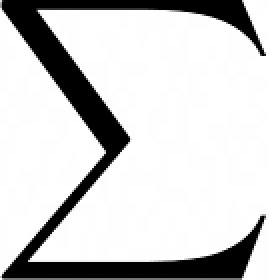
#> input picture Resources/sum.png, 134 x 140 px (shown 2 times larger)
$ python PIL_Sandbox.py
#> lines starting #> are read from the running program, lines starting #| are printed output that depends on the picture
### Handlers/TextDrawHandler.py
from PIL import Image, ImageDraw, ImageFont

import Parsing.Tex.TexExpressionTreeGenerator as gen
from Handlers.TextComponent import TextComponent


class TexDrawHandler:
    def __init__(self, input_string):
        self.input_string = input_string
        self._components = []
        self.offset = (0,0)
        self.texts = []
        self.images = []
        self.shapes = []

        generator = gen.TexExpressionTreeGenerator()
        self.tree = generator.generate_expression_from_input(input_string)
        self.tree.set_scale()
        self.tree.initialize()

    def add_component_text(self, component):
        self._components.append(component)
        self.texts.append(component)

    def add_component_image(self, component):
        self._components.append(component)
        self.images.append(component)

    def add_component_shape(self, component):
        self._components.append(component)
        self.shapes.append(component)

    @property
    def get_current_offset(self):
        return self.offset

    def set_offset(self, x, y):
        self.offset = (x, y)

    # [26 lines left out: function draw, not called in this run]

### Parsing/Tex/TexExpressionTreeGenerator.py
import Parsing.Tex.TexScan as s
import Parsing.Tex.TexParser as p
import Math.Expr as exp
import Math.Fraction as frac
import Math.Power as pow
import Math.Sub as sub
import Math.Sum as sum
import Math.Text as txt
import Math.Word as word
import Math.Infinity as infty
import Math.Paren as paren

class TexExpressionTreeGenerator:
    def __init__(self):
        pass

    # [5 lines left out: function collapse, not called in this run]

    def generate_expression_from_input(self, input_string):
        tokens = s.TexScan().scan(input_string)
        parsed_tree = p.TexParser().parse(tokens)
        return self.generate_expression_tree(parsed_tree[0])

    # [88 lines left out: function generate_expression_tree, not called in this run]

### Tests/PIL_Sandbox.py
from PIL import Image, ImageDraw, ImageFont
from Handlers.TextDrawHandler import *
from Parsing.Tex.TexExpressionTreeGenerator import *

image = Image.new('RGBA', (1440, 900), (255, 0, 0, 0))

sum = Image.open("../Resources/sum.png").convert('RGBA')
#> sum is the input picture: PIL image 134x140 RGBA; mean R, G, B, A 0, 0, 0, 50.1
image.paste(sum, (0, 0))
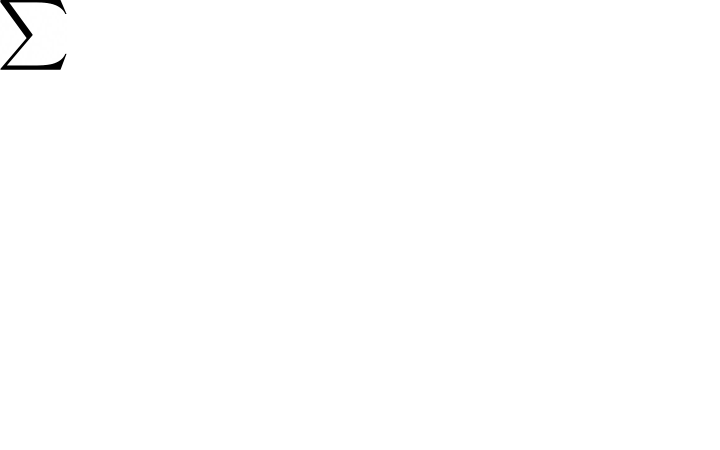
#> image: PIL image 1440x900 RGBA (shown at 1/2 size); mean R, G, B, A 251.3, 0, 0, 0.7; transparent parts drawn white

# get a font
fnt = ImageFont.truetype('../Resources/cmu/cmunbi.ttf', 140)

draw = ImageDraw.Draw(image)
draw.text((0,0), "g", font=fnt)

image.save("image.png", "PNG")

my_input = """
\\sum{n=1}{a \infty} - \\frac{1}{12}
"""

my_input = str(input())


handler = TexDrawHandler(my_input)
#> (the run stopped early here; a loop or call above may not have finished)

$ run again, with Resources/gm-720-18-333333-10-1-1.png copied over Resources/sum.png
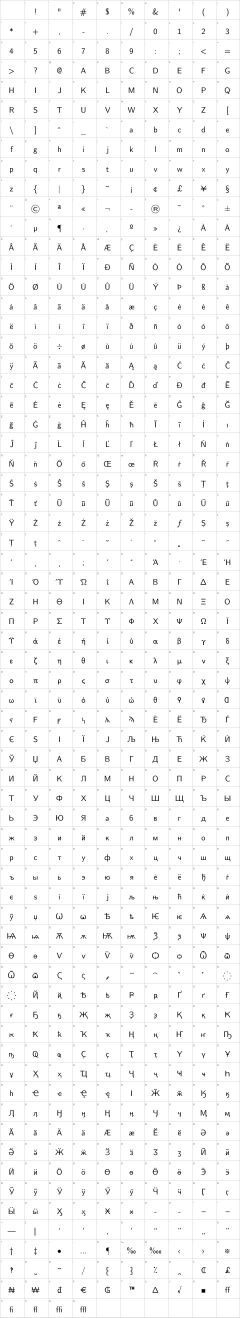
#> input picture Resources/gm-720-18-333333-10-1-1.png, 720 x 3953 px (shown at 1/3 size)
#> sum is the input picture: PIL image 720x3953 RGBA; mean R, G, B, A 78.7, 106, 113.5, 12.7
#> `image.paste(sum, (0, 0))`:
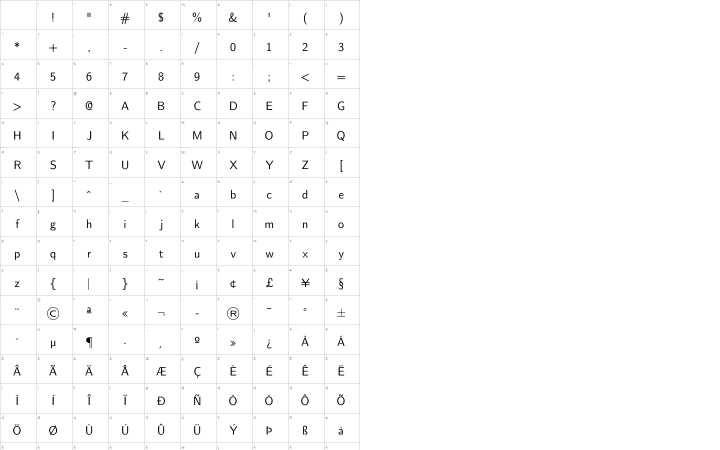
#> image: PIL image 1440x900 RGBA (shown at 1/2 size); mean R, G, B, A 166.9, 53.1, 56.8, 6.1; transparent parts drawn white
